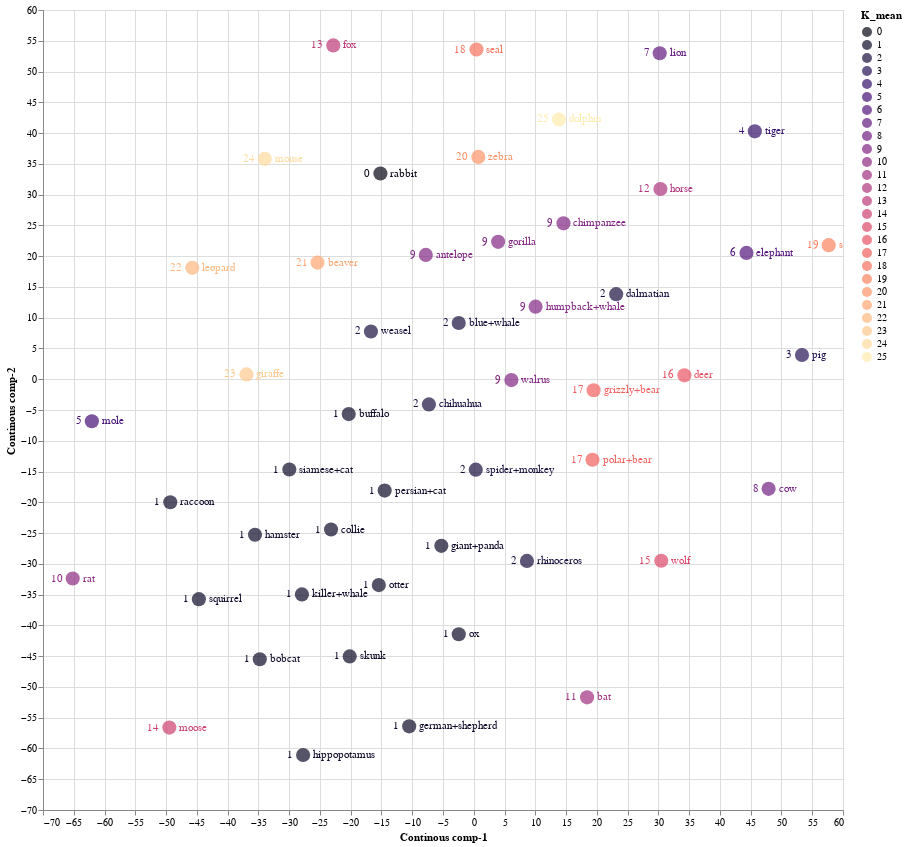

Write notebook code for a chart like this one.
### Code cell
source = tsne_continous_df1

points = alt.Chart(source).mark_circle(size=200).encode(
    x='Continous comp-1:Q',
    y='Continous comp-2:Q',
    color=alt.Color('K_mean:N', scale=alt.Scale(scheme='Magma'))
    ).properties(
    width=800,
    height=800
)

text1 = points.mark_text(
    align='left',
    baseline='middle',
    dx=10
).encode(
    text='classes:N'
)

text2 = points.mark_text(
    align='right',
    baseline='middle',
    dx=-10
).encode(
    text='K_mean:N'
)

points.interactive() + text1 + text2

### Figure 1 — Vega-Lite specification as saved in the notebook (floating-point values rounded to 4 significant figures)
{"config": {"view": {"continuousWidth": 400, "continuousHeight": 300}}, "layer": [{"mark": {"type": "circle", "size": 200}, "encoding": {"color": {"field": "K_mean", "scale": {"scheme": "Magma"}, "type": "nominal"}, "x": {"field": "Continous comp-1", "type": "quantitative"}, "y": {"field": "Continous comp-2", "type": "quantitative"}}, "height": 800, "selection": {"selector001": {"type": "interval", "bind": "scales", "encodings": ["x", "y"]}}, "width": 800}, {"mark": {"type": "text", "align": "left", "baseline": "middle", "dx": 10}, "encoding": {"color": {"field": "K_mean", "scale": {"scheme": "Magma"}, "type": "nominal"}, "text": {"field": "classes", "type": "nominal"}, "x": {"field": "Continous comp-1", "type": "quantitative"}, "y": {"field": "Continous comp-2", "type": "quantitative"}}, "height": 800, "width": 800}, {"mark": {"type": "text", "align": "right", "baseline": "middle", "dx": -10}, "encoding": {"color": {"field": "K_mean", "scale": {"scheme": "Magma"}, "type": "nominal"}, "text": {"field": "K_mean", "type": "nominal"}, "x": {"field": "Continous comp-1", "type": "quantitative"}, "y": {"field": "Continous comp-2", "type": "quantitative"}}, "height": 800, "width": 800}], "data": {"name": "data-0537f3db96942d2450ed21276cfcfcf2"}, "$schema": "https://vega.github.io/schema/vega-lite/v4.17.0.json", "datasets": {"data-0537f3db96942d2450ed21276cfcfcf2": [{"Continous comp-1": -7.793, "Continous comp-2": 20.2, "classes": "antelope", "order": "ARTIODACTYLA", "family": "BOVIDAE", "K_mean": 9}, {"Continous comp-1": 19.48, "Continous comp-2": -1.786, "classes": "grizzly+bear", "order": "CARNIVORA", "family": "URSIDAE", "K_mean": 17}, {"Continous comp-1": -27.92, "Continous comp-2": -34.97, "classes": "killer+whale", "order": "ARTIODACTYLA", "family": "DELPHINIDAE", "K_mean": 1}, {"Continous comp-1": -25.39, "Continous comp-2": 18.96, "classes": "beaver", "order": "RODENTIA", "family": "APLODONTIIDAE", "K_mean": 21}, {"Continous comp-1": 23.14, "Continous comp-2": 13.83, "classes": "dalmatian", "order": "CARNIVORA", "family": "CANIDAE", "K_mean": 2}, {"Continous comp-1": -14.48, "Continous comp-2": -18.1, "classes": "persian+cat", "order": "CARNIVORA", "family": "FELIDAE", "K_mean": 1}, {"Continous comp-1": 30.33, "Continous comp-2": 30.91, "classes": "horse", "order": "PERISSODACTYLA", "family": "EQUIDAE", "K_mean": 12}, {"Continous comp-1": -10.49, "Continous comp-2": -56.41, "classes": "german+shepherd", "order": "CARNIVORA", "family": "CANIDAE", "K_mean": 1}, {"Continous comp-1": -2.44, "Continous comp-2": 9.143, "classes": "blue+whale", "order": "ARTIODACTYLA", "family": "BALAENOPTERIDAE", "K_mean": 2}, {"Continous comp-1": -29.97, "Continous comp-2": -14.68, "classes": "siamese+cat", "order": "CARNIVORA", "family": "FELIDAE", "K_mean": 1}, {"Continous comp-1": -20.16, "Continous comp-2": -45.04, "classes": "skunk", "order": "CARNIVORA", "family": "MEPHITIDAE", "K_mean": 1}, {"Continous comp-1": -62.06, "Continous comp-2": -6.833, "classes": "mole", "order": "EULIPOTYPHLA", "family": "TALPIDAE", "K_mean": 5}, {"Continous comp-1": 45.67, "Continous comp-2": 40.28, "classes": "tiger", "order": "CARNIVORA", "family": "FELIDAE", "K_mean": 4}, {"Continous comp-1": -27.73, "Continous comp-2": -61.06, "classes": "hippopotamus", "order": "ARTIODACTYLA", "family": "HIPPOPOTAMIDAE", "K_mean": 1}, {"Continous comp-1": -45.75, "Continous comp-2": 18.11, "classes": "leopard", "order": "CARNIVORA", "family": "FELIDAE", "K_mean": 22}, {"Continous comp-1": -49.47, "Continous comp-2": -56.61, "classes": "moose", "order": "ARTIODACTYLA", "family": "CERVIDAE", "K_mean": 14}, {"Continous comp-1": 0.3257, "Continous comp-2": -14.69, "classes": "spider+monkey", "order": "PRIMATES", "family": "ATELIDAE", "K_mean": 2}, {"Continous comp-1": 10.04, "Continous comp-2": 11.79, "classes": "humpback+whale", "order": "ARTIODACTYLA", "family": "BALAENOPTERIDAE", "K_mean": 9}, {"Continous comp-1": 44.32, "Continous comp-2": 20.53, "classes": "elephant", "order": "PROBOSCIDEA", "family": "ELEPHANTIDAE", "K_mean": 6}, {"Continous comp-1": 3.96, "Continous comp-2": 22.33, "classes": "gorilla", "order": "PRIMATES", "family": "HOMINIDAE", "K_mean": 9}, {"Continous comp-1": -2.441, "Continous comp-2": -41.44, "classes": "ox", "order": "ARTIODACTYLA", "family": "BOVIDAE", "K_mean": 1}, {"Continous comp-1": -22.83, "Continous comp-2": 54.24, "classes": "fox", "order": "CARNIVORA", "family": "CANIDAE", "K_mean": 13}, {"Continous comp-1": 57.68, "Continous comp-2": 21.79, "classes": "sheep", "order": "ARTIODACTYLA", "family": "BOVIDAE", "K_mean": 19}, {"Continous comp-1": 0.4425, "Continous comp-2": 53.58, "classes": "seal", "order": "CARNIVORA", "family": "PHOCIDAE", "K_mean": 18}, {"Continous comp-1": 14.58, "Continous comp-2": 25.33, "classes": "chimpanzee", "order": "PRIMATES", "family": "HOMINIDAE", "K_mean": 9}, {"Continous comp-1": -35.55, "Continous comp-2": -25.27, "classes": "hamster", "order": "RODENTIA", "family": "CRICETIDAE", "K_mean": 1}, {"Continous comp-1": -44.67, "Continous comp-2": -35.74, "classes": "squirrel", "order": "RODENTIA", "family": "SCIURIDAE", "K_mean": 1}, {"Continous comp-1": 8.644, "Continous comp-2": -29.52, "classes": "rhinoceros", "order": "PERISSODACTYLA", "family": "RHINOCEROTIDAE", "K_mean": 2}, {"Continous comp-1": -15.17, "Continous comp-2": 33.42, "classes": "rabbit", "order": "LAGOMORPHA", "family": "LEPORIDAE", "K_mean": 0}, {"Continous comp-1": 18.41, "Continous comp-2": -51.7, "classes": "bat", "order": "CHIROPTERA", "family": "PHYLLOSTOMIDAE", "K_mean": 11}, {"Continous comp-1": -36.93, "Continous comp-2": 0.7795, "classes": "giraffe", "order": "ARTIODACTYLA", "family": "GIRAFFIDAE", "K_mean": 23}, {"Continous comp-1": 30.47, "Continous comp-2": -29.49, "classes": "wolf", "order": "CARNIVORA", "family": "CANIDAE", "K_mean": 15}, {"Continous comp-1": -7.292, "Continous comp-2": -4.093, "classes": "chihuahua", "order": "CARNIVORA", "family": "CANIDAE", "K_mean": 2}, {"Continous comp-1": -65.17, "Continous comp-2": -32.38, "classes": "rat", "order": "RODENTIA", "family": "CRICETIDAE", "K_mean": 10}, {"Continous comp-1": -16.71, "Continous comp-2": 7.761, "classes": "weasel", "order": "CARNIVORA", "family": "MUSTELIDAE", "K_mean": 2}, {"Continous comp-1": -15.43, "Continous comp-2": -33.46, "classes": "otter", "order": "CARNIVORA", "family": "MUSTELIDAE", "K_mean": 1}, {"Continous comp-1": -20.32, "Continous comp-2": -5.664, "classes": "buffalo", "order": "ARTIODACTYLA", "family": "BOVIDAE", "K_mean": 1}, {"Continous comp-1": 0.7462, "Continous comp-2": 36.12, "classes": "zebra", "order": "PERISSODACTYLA", "family": "EQUIDAE", "K_mean": 20}, {"Continous comp-1": -5.269, "Continous comp-2": -27.07, "classes": "giant+panda", "order": "CARNIVORA", "family": "URSIDAE", "K_mean": 1}, {"Continous comp-1": 34.23, "Continous comp-2": 0.6349, "classes": "deer", "order": "ARTIODACTYLA", "family": "CERVIDAE", "K_mean": 16}, {"Continous comp-1": -34.77, "Continous comp-2": -45.51, "classes": "bobcat", "order": "CARNIVORA", "family": "FELIDAE", "K_mean": 1}, {"Continous comp-1": 53.33, "Continous comp-2": 3.931, "classes": "pig", "order": "ARTIODACTYLA", "family": "SUIDAE", "K_mean": 3}, {"Continous comp-1": 30.22, "Continous comp-2": 52.97, "classes": "lion", "order": "CARNIVORA", "family": "FELIDAE", "K_mean": 7}, {"Continous comp-1": -33.96, "Continous comp-2": 35.82, "classes": "mouse", "order": "RODENTIA", "family": "CRICETIDAE", "K_mean": 24}, {"Continous comp-1": 19.29, "Continous comp-2": -13.09, "classes": "polar+bear", "order": "CARNIVORA", "family": "URSIDAE", "K_mean": 17}, {"Continous comp-1": -23.19, "Continous comp-2": -24.42, "classes": "collie", "order": "CARNIVORA", "family": "CANIDAE", "K_mean": 1}, {"Continous comp-1": 6.115, "Continous comp-2": -0.1378, "classes": "walrus", "order": "CARNIVORA", "family": "ODOBENIDAE", "K_mean": 9}, {"Continous comp-1": -49.32, "Continous comp-2": -19.99, "classes": "raccoon", "order": "CARNIVORA", "family": "PROCYONIDAE", "K_mean": 1}, {"Continous comp-1": 47.91, "Continous comp-2": -17.81, "classes": "cow", "order": "ARTIODACTYLA", "family": "BOVIDAE", "K_mean": 8}, {"Continous comp-1": 13.84, "Continous comp-2": 42.21, "classes": "dolphin", "order": "ARTIODACTYLA", "family": "DELPHINIDAE", "K_mean": 25}]}}
